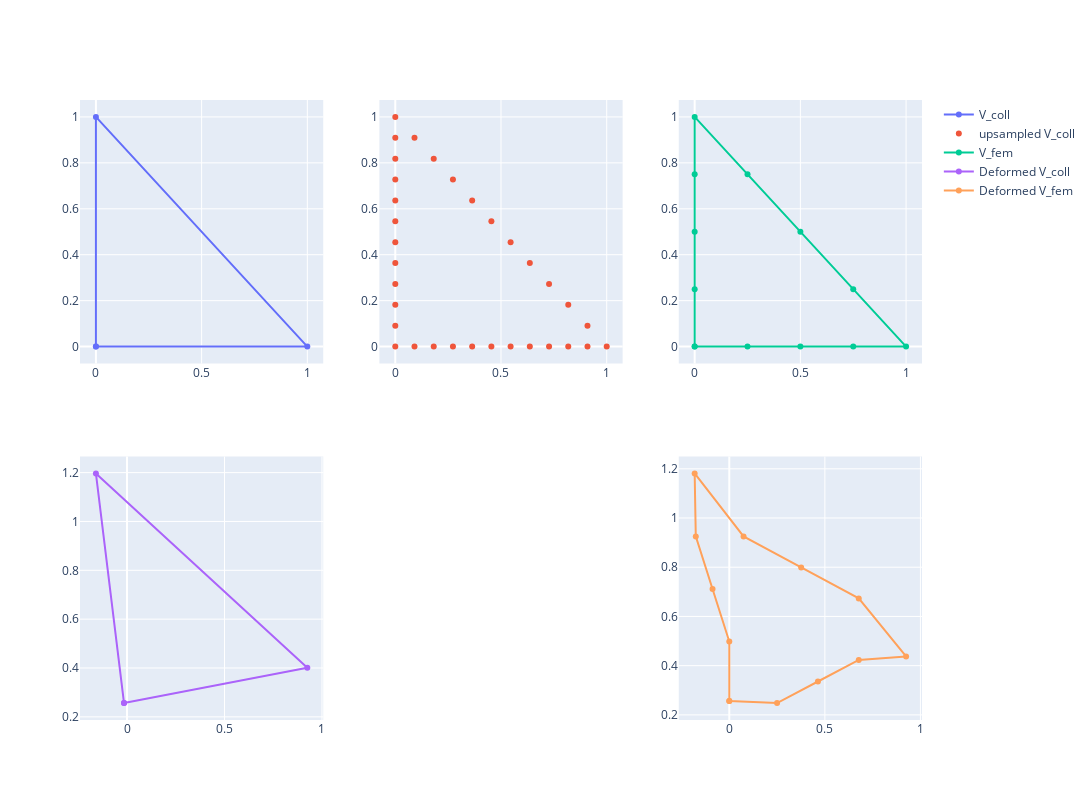

The notebook cell this image was saved under:
### Code cell
X_fem = V_fem + W_new.T @ U_coll
X_coll = V_coll + W_new @ W_new.T @ U_coll

fig = make_subplots(rows=2, cols=3)

fig.add_trace(go.Scatter(x=V_coll[coll_row_order, 0], y=V_coll[coll_row_order, 1], name="V_coll"), row=1, col=1),
fig.add_trace(go.Scatter(x=upsampled_V[:, 0], y=upsampled_V[:, 1], mode="markers", name="upsampled V_coll"), row=1, col=2),
fig.add_trace(go.Scatter(x=V_fem[fem_row_order, 0], y=V_fem[fem_row_order, 1], name="V_fem"), row=1, col=3),
fig.add_trace(go.Scatter(x=X_coll[coll_row_order, 0], y=X_coll[coll_row_order, 1], name="Deformed V_coll"), row=2, col=1),
fig.add_trace(go.Scatter(x=X_fem[fem_row_order, 0], y=X_fem[fem_row_order, 1], name="Deformed V_fem"), row=2, col=3),

fig.update_layout(width=1200, height=800)
# fig.update_xaxes(range=[-0.1, 1.1])
# fig.update_yaxes(range=[-0.1, 1.1])

### Figure 1 — Plotly figure (JSON) as saved in the notebook; plotly's stock layout.template omitted (floating-point values rounded to 4 significant figures)
{"data": [{"name": "V_coll", "type": "scatter", "x": [0, 1, 0, 0], "xaxis": "x", "y": [0, 0, 1, 0], "yaxis": "y"}, {"mode": "markers", "name": "upsampled V_coll", "type": "scatter", "x": [0, 1, 0, 0.09091, 0.1818, 0.2727, 0.3636, 0.4545, 0.5455, 0.6364, 0.7273, 0.8182, 0.9091, 0.9091, 0.8182, 0.7273, 0.6364, 0.5455, 0.4545, 0.3636, 0.2727, 0.1818, 0.09091, 0, 0, 0, 0, 0, 0, 0, 0, 0, 0], "xaxis": "x2", "y": [0, 0, 1, 0, 0, 0, 0, 0, 0, 0, 0, 0, 0, 0.09091, 0.1818, 0.2727, 0.3636, 0.4545, 0.5455, 0.6364, 0.7273, 0.8182, 0.9091, 0.9091, 0.8182, 0.7273, 0.6364, 0.5455, 0.4545, 0.3636, 0.2727, 0.1818, 0.09091], "yaxis": "y2"}, {"name": "V_fem", "type": "scatter", "x": [0, 0.25, 0.5, 0.75, 1, 0.75, 0.5, 0.25, 0, 0, 0, 0, 0], "xaxis": "x3", "y": [0, 0, 0, 0, 0, 0.25, 0.5, 0.75, 1, 0.75, 0.5, 0.25, 0], "yaxis": "y3"}, {"name": "Deformed V_coll", "type": "scatter", "x": [-0.01537, 0.9249, -0.1596, -0.01537], "xaxis": "x4", "y": [0.2564, 0.4006, 1.197, 0.2564], "yaxis": "y4"}, {"name": "Deformed V_fem", "type": "scatter", "x": [0, 0.25, 0.4637, 0.6774, 0.925, 0.6774, 0.376, 0.07468, -0.1812, -0.1753, -0.08766, 0, 0], "xaxis": "x6", "y": [0.2562, 0.2479, 0.3356, 0.4232, 0.4374, 0.6732, 0.7993, 0.9253, 1.181, 0.9253, 0.7116, 0.4979, 0.2562], "yaxis": "y6"}], "layout": {"height": 800, "width": 1200, "xaxis": {"anchor": "y", "domain": [0, 0.2889]}, "xaxis2": {"anchor": "y2", "domain": [0.3556, 0.6444]}, "xaxis3": {"anchor": "y3", "domain": [0.7111, 1]}, "xaxis4": {"anchor": "y4", "domain": [0, 0.2889]}, "xaxis5": {"anchor": "y5", "domain": [0.3556, 0.6444]}, "xaxis6": {"anchor": "y6", "domain": [0.7111, 1]}, "yaxis": {"anchor": "x", "domain": [0.575, 1]}, "yaxis2": {"anchor": "x2", "domain": [0.575, 1]}, "yaxis3": {"anchor": "x3", "domain": [0.575, 1]}, "yaxis4": {"anchor": "x4", "domain": [0, 0.425]}, "yaxis5": {"anchor": "x5", "domain": [0, 0.425]}, "yaxis6": {"anchor": "x6", "domain": [0, 0.425]}}}
